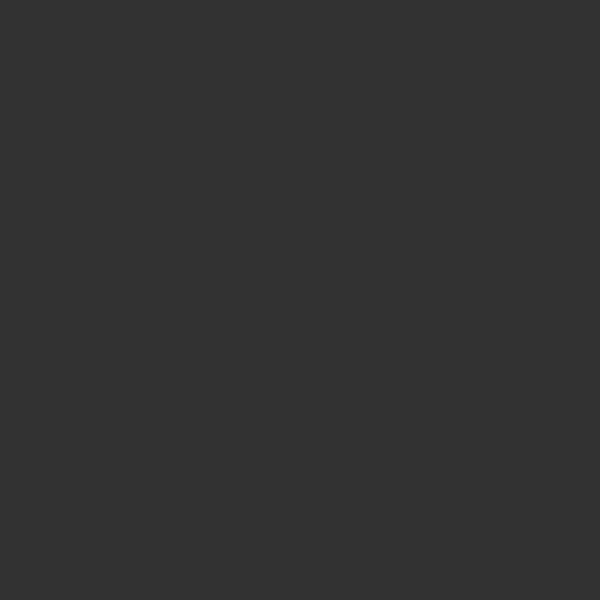
Frame 1 (no input)
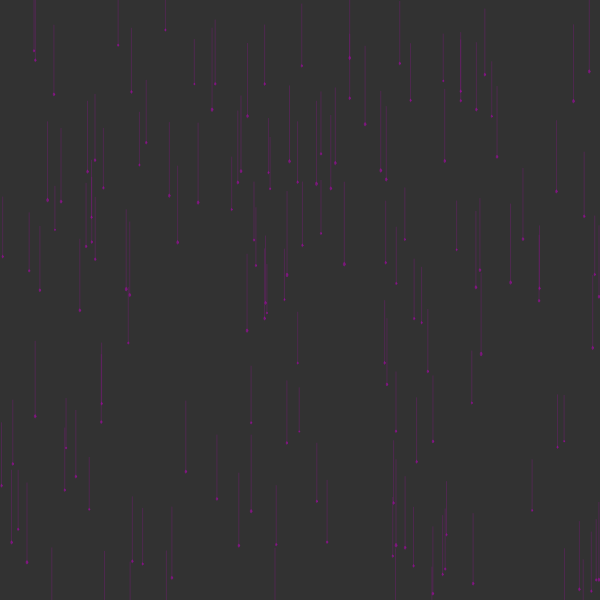
Frame 60 (no input)
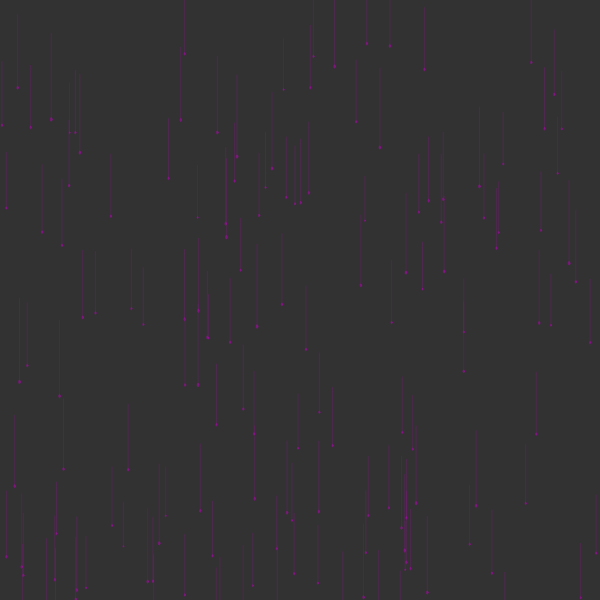
Frame 120 (the mouse pressed at the canvas centre since frame 60)

The p5.js sketch that drew these frames (run headless with seeded random() and noise() and a simulated clock; from frame 60 on, the mouse is pressed at the canvas centre):

// p5.js sketch
// ── sketch.js
new p5();

class Drop {
  constructor(x, y, speed) {
    this.pos = createVector(x, y);
    this.vel = createVector(0, speed);
    this.size = speed / 16;
  }

  draw(){
    line(this.pos.x, this.pos.y, this.pos.x, this.pos.y - 2 * this.vel.mag());
    ellipse(this.pos.x, this.pos.y, 0.8 * this.size, 1.5 * this.size);
  }

  update() {
    this.pos.add(this.vel);
  }
}

const
  WIDTH = 600,
  HEIGHT = 600,
  MAX_DROPS = 150,
  DROP_SPEED = 32;

let drops;


function setup() {
  createCanvas(WIDTH, HEIGHT);
  frameRate(30);
  drops = new Array(MAX_DROPS).fill().map(x => new Drop(WIDTH * random(), -WIDTH * random(), DROP_SPEED + 5 * randomGaussian()));
}

function draw() {
  background(50);
  stroke(200, 0, 200, 50);
  strokeWeight(1);
  fill(200, 0, 200, 100);
  for (let d of drops) {
    d.draw();
    d.update();
  }
  old_drops = drops.filter(x => x.pos.y - x.vel.mag() > HEIGHT);
  for (let d of old_drops) {
    d.pos.y -= HEIGHT;
    d.pos.x = WIDTH * random();
  }
}
